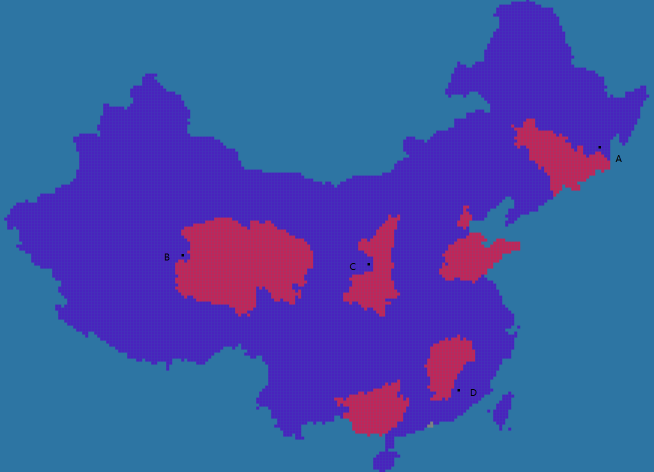
#> input picture 字符画/amcharts.pixelMap_ABCD.png, 1308 x 944 px (shown at 1/2 size)
$ python '读取图像.py'
#> lines starting #> are read from the running program, lines starting #| are printed output that depends on the picture
from PIL import Image
import csv

im = Image.open('字符画/amcharts.pixelMap_ABCD.png')    # type:Image.Image
#> im is the input picture: PIL image 1308x944 RGBA; mean R, G, B, A 64.6, 83.7, 166.6, 255

gray_image = im.convert('L')
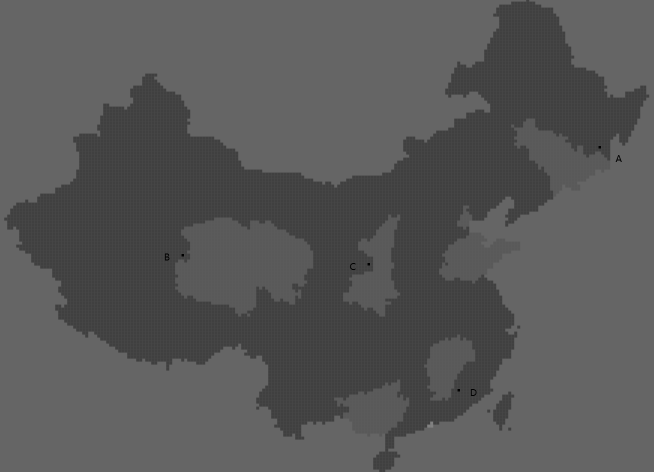
#> gray_image: PIL image 1308x944 L (shown at 1/2 size); min 0, max 129, mean 87.6

width, height = gray_image.size
#> width = 1308; height = 944

re_image = gray_image.resize((round(width/6), round(height/6)))
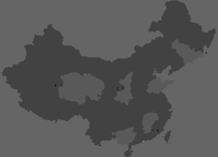
#> re_image: PIL image 218x157 L; min 32, max 126, mean 87.5

width, height = re_image.size
#> width = 218; height = 157
print(width, height)
#| 218 157

with open('障碍坐标.csv', 'a', encoding='utf-8', newline='') as f:
    writer = csv.writer(f)
    for column in range(height):
        for row in range(width):
            # 获取对应像素值
            px = re_image.getpixel((row, column))
            px = round(px)
            if px == 90:  # 89.458
                writer.writerow((column, row))


print('结束')

exit()
#> (the program exits here)
